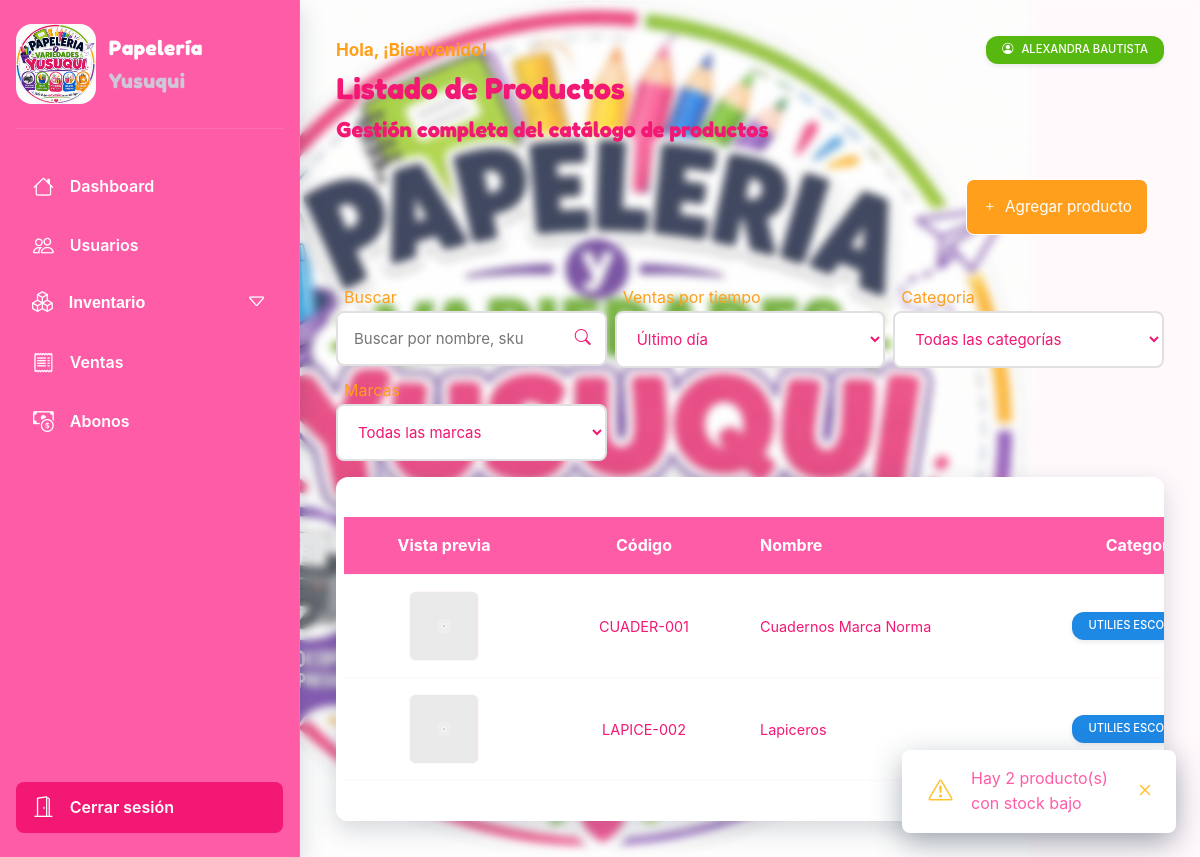
The page /products/ (signed in) on the database its author committed.
### apps/accounts/models/member.py (models this page shows, shortened)
class Member(AbstractBaseUser):
    objects = BaseMemberManager()
    first_name = models.CharField(max_length=100, db_index=True)
    last_name = models.CharField(max_length=100, null=True, blank=True)
    email = models.EmailField(unique=True, db_index=True)
    phone_number = models.CharField(max_length=10, null=True, blank=True, unique=True, db_index=True)
    role = models.CharField(
        max_length=20,
        choices=RoleChoices.choices,
        default=RoleChoices.Cliente,
    )
    created_at = models.DateTimeField(auto_now_add=True)
    updated_at = models.DateTimeField(auto_now=True)
    is_staff = models.BooleanField(default=False)
    is_superuser = models.BooleanField(default=False)
    is_active = models.BooleanField(default=True)
    USERNAME_FIELD = 'email'
    REQUIRED_FIELDS = ['first_name',]
    def full_name(self):
        return f'{self.first_name} {self.last_name if self.last_name else ""}'
    class Meta:
        ordering = ('-created_at',)
        verbose_name = 'Usuario'
        verbose_name_plural = 'Usuarios'

### apps/products/models/product.py (models this page shows, shortened)
class Product(models.Model):
    category = models.ForeignKey(
        Category, on_delete=models.SET_NULL, null=True, blank=True, related_name='products'
    )
    name = models.CharField(max_length=100)
    sku = models.CharField(max_length=30, unique=True, editable=False, null=True, blank=True, db_index=True)
    description = models.TextField(blank=True, null=True)
    price = models.DecimalField(max_digits=10, decimal_places=2, default=0) # Precio compra
    price_sale = models.DecimalField(max_digits=10, decimal_places=2, default=0) # Precio venta
    stock = models.PositiveIntegerField()
    stock_min = models.PositiveIntegerField()
    image = models.ImageField(upload_to="products/", blank=True, null=True)
    is_active = models.BooleanField(default=True)
    created_at = models.DateTimeField(auto_now_add=True)
    updated_at = models.DateTimeField(auto_now=True)
    @property
    def stock_value(self):
        return self.stock * self.price_sale
    class Meta:
        ordering = ['-created_at']
        verbose_name = 'Producto'
        verbose_name_plural = 'Productos'
        constraints = [
            models.UniqueConstraint(
                fields=['category', 'name'],
                name='unique_product_name_category'
            )
        ]

class Category(models.Model):
    name = models.CharField(max_length=50, unique=True)
    description = models.TextField(blank=True, null=True)
    def __str__(self):
        return self.name

### apps/products/views/product_views.py (the view)
# urls.py: path('', views.ProductListView.as_view(), name='list'),
@method_decorator(role_required([RoleChoices.Admin, RoleChoices.Vendedor]), name='dispatch')
class ProductListView(LoginRequiredMixin, ListView):
    template_name = 'products/list.html'
    model = Product
    context_object_name = 'products'
    paginate_by = 20
    def get_context_data(self, **kwargs):
        context = super().get_context_data(**kwargs)
        context.update(self.__load_data())
        context['categories'] = Category.objects.all()
        params = self.request.GET.copy()
        params.pop('page', None)
        context['extra_param'] = params.urlencode()
        context['app_alerts'] = app_alerts()
        return context
    def get_queryset(self):
        qs = Product.objects.all().order_by('sku')
        dict_data = self.__load_data()
        search = dict_data.get('search')
        category_selected = dict_data.get('category_selected')
        if category_selected:
            qs = qs.filter(category_id=category_selected)
        if search:
            qs = qs.filter(name__icontains=search)
        return qs
    def __load_data(self):
        category_selected = self.request.GET.get('category_selected')
        try:
            category_selected = int(category_selected) if category_selected and category_selected.strip() != '' else 0
        except (ValueError, TypeError):
            category_selected = 0
        return {
            'search': self.request.GET.get('search', ''),
            'category_selected': category_selected
        }

### apps/common/templatetags/custom_filters.py (called while the page is built)
@register.filter(name='format_price')
def format_price(price):
    return (f'COP {price:,.2f}'
            .replace(',', 'X')
            .replace('.',',')
            .replace('X','.')
    )

### apps/common/utils/custom_alerts.py (called while the page is built)
def app_alerts():
    list_map = []
    current_date = date.today()
    deadline = current_date + timedelta(days=5)
    low_stock = Product.objects.filter(stock__lte=F('stock_min'))
    if low_stock.exists():
        list_map.append({
            'level': 'warning',
            'message': f'Hay {low_stock.count()} producto(s) con stock bajo',
            'icon': 'bi bi-exclamation-triangle',
        })
    return list_map

### apps/common/utils/custom_decorator.py (called while the page is built)
def role_required(roles:list):
    def decorator(func):
        def wrapper(request, *args, **kwargs):
            if not request.user.is_authenticated:
                return redirect('core:accounts:login')
            if request.user.role not in roles:
                raise PermissionDenied
            return func(request, *args, **kwargs)
        return wrapper
    return decorator

### apps/products/templates/products/list.html (shortened to what this page needs)
{% extends 'index.html' %}
{% load custom_filters %}
{% load static %}
{% block main %}
    <h2 class="title">Listado de Productos</h2>
    <h4 class="subtitle">Gestión completa del catálogo de productos</h4>
    <div class="nav">
        <a href="{% url 'core:products:create' %}" class="button">
            <i class="bi bi-plus"></i>
            <span>Agregar producto</span>
        </a>
    </div>
    <form class="filters" method="GET">
        <div class="filter__group">
        <label class="filter__label">Buscar</label>
            <div class="relative">
                <input
                        type="text"
                        placeholder="Buscar por nombre, sku"
                        class="filter__input"
                        name="search"
                        value={{ search }}
                >
                <i class="bi bi-search icon"></i>
            </div>
        </div>
        <div class="filter__group">
            <label class="filter__label">Ventas por tiempo</label>
            <select class="filter__input">
                <option value="0">Último día</option>
            </select>
        </div>
        <div class="filter__group">
            <label class="filter__label">Categoria</label>
            <select class="filter__input" name="category_selected" onchange="this.form.submit()">
            <option value="" selected>Todas las categorías</option>
        </select>
        </div>
        <div class="filter__group">
            <label class="filter__label">Marcas</label>
            <select class="filter__input" name="brand_selected" onchange="this.form.submit()">
                <option value="" selected>Todas las marcas</option>
            </select>
        </div>
    </form>
    {% if products %}
        <div class="scroll card--base">
            <div class="table">
                <div class="table__header">
                    <div class="table__row">
                        <div class="table__cell table__cell--md">Vista previa</div>
                        <div class="table__cell table__cell--md">Código</div>
                        <div class="table__cell">Nombre</div>
                        <div class="table__cell table__cell--md">Categoría</div>
                    </div>
                </div>
                <div class="table__body">
                    {% for product in products %}
                        <div class="table__row ">
                            <div class="table__cell table__cell--md">
                                <img
                                        src="{% if product.image %}{{ product.image.url }}{% else %}#{% endif %}"
                                        alt="{{ product.name }}"
                                        onerror="this.src='{% static 'image/placeholder.svg' %}'"
                                        class="table__cell__img"
                                        data-product-name="{{ product.name }}"
                                        data-product-description="{{ product.description }}"
                                        data-product-price="{{ product.price }}"
                                        data-product-price-sale="{{ product.price_sale }}"
                                        data-product-category="{{ product.category.name }}"
                                        data-product-edit="{% url 'core:products:update' pk=product.pk %}"
                                >
                            </div>
                            <div class="table__cell table__cell--md">{{ product.sku }}</div>
                            <div class="table__cell">{{ product.name }}</div>
                            <div class="table__cell table__cell--md"><p class="badge badge--info">{{ product.category }}</p></div>
                        </div>
                    {% endfor %}
                </div>
            </div>
        </div>
    {% else %}
        <p class="alerts alerts--404">No hay productos registrados</p>
    {% endif %}
{% endblock main %}

### templates/index.html (shortened to what this page needs)
{% load static %}
<!DOCTYPE html>
<html lang="en">
<head>
    <link rel="stylesheet" href="{% static 'css/styles.css' %}">
</head>
<body>
    <div class="page" style="background-image: url('{% static "image/brand.jpeg" %}')">
        <aside class="sidebar">
            <header class="sidebar__header">
                <img src="{% static 'image/brand.jpeg' %}" alt="brand" class="brand__img">
                <p class="sidebar__title">Papelería <span>Yusuqui</span></p>
            </header>
            <ul class="menu">
                <li class="menu__item">
                    <a class="menu__link" href="{% url 'core:dashboard:dashboard' %}">
                        <i class="bi bi-house"></i>
                        <span class="menu__title">Dashboard</span>
                    </a>
                </li>
                <li class="menu__item">
                    <a class="menu__link" href="{% url 'core:accounts:member-list' %}">
                        <i class="bi bi-people"></i>
                        <span class="menu__title">Usuarios</span>
                    </a>
                </li>
                <li class="menu__item menu__item--dropdown">
                    <button class="menu__link dropdown__toggle">
                        <i class="bi bi-boxes"></i>
                        <span class="menu__title">Inventario</span>
                        <i class="bi bi-caret-down dropdown__icon"></i>
                    </button>
                </li>
                <li class="menu__item">
                    <a class="menu__link" href="{% url 'core:orders:list' %}">
                        <i class="bi bi-receipt"></i>
                        <span class="menu__title">Ventas</span>
                    </a>
                </li>
                <li class="menu__item">
                    <a class="menu__link" href="{% url 'core:orders:sale-payments' %}">
                        <i class="bi bi-cash-coin"></i>
                        <span class="menu__title">Abonos</span>
                    </a>
                </li>
                <li class="menu__item logout">
                    <a
                            class="menu__link"
                            data-url="{% url 'core:accounts:logout' %}"
                    >
                        <i class="bi bi-door-open"></i>
                        <span class="menu__title">Cerrar sesión</span>
                    </a>
                </li>
            </ul>
        </aside>
        <main class="page__content">
            <header class="page__header">
                <p class="page__header__message"></p>
                <p
                        class="badge badge--normal"
                        title="Usuario activo"
                >
                    <i class="bi bi-person-circle"></i>
                    <span>{{ request.user.full_name }}</span>
                </p>
            </header>
            {% block main %}
            {% endblock main %}
        </main>
        {% include 'components/custom_toast.html' with toast_data=app_alerts %}
    </div>
</body>
</html>

### rows shown on the page
Member: user.full_name "ALEXANDRA BAUTISTA"
Product: sku "CUADER-001", name "Cuadernos Marca Norma", category "UTILIES…"
Product: sku "LAPICE-002", name "Lapiceros", category "UTILIES…"

### other values the page prints
{{ toast.message }} "Hay 2 producto(s) con stock bajo"
